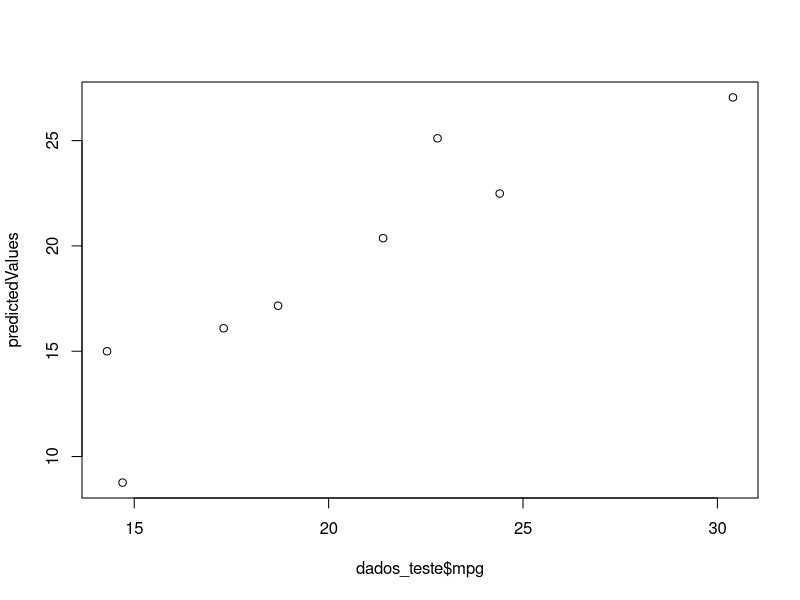
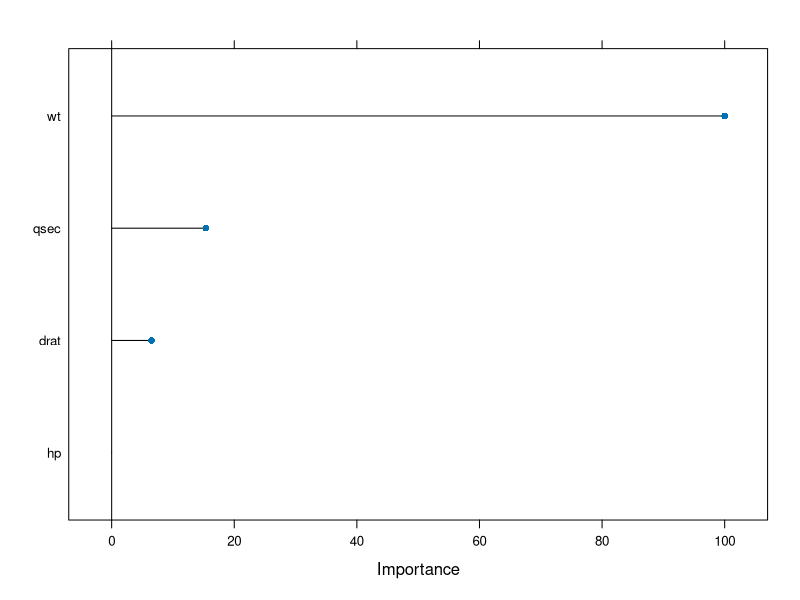

These figures' R source, in order:
# Usando o Pacote Caret Para Criar Modelos de Machine Learning em R
# http://topepo.github.io/caret/index.html

# Obs: Caso tenha problemas com a acentuação, consulte este link:
# https://support.rstudio.com/hc/en-us/articles/200532197-Character-Encoding

# Configurando o diretório de trabalho
# Coloque entre aspas o diretório de trabalho que você está usando no seu computador
# Não use diretórios com espaço no nome
projeto_path = "D:/FCDados/[12] - Azure Machine Learning/[03] - Projetos/"
input_path = "D:/FCDados/[12] - Azure Machine Learning/[01] - InputData/"
output_path = "D:/FCDados/[12] - Azure Machine Learning/[02] - OutputData/"
setwd(projeto_path)
getwd()

# Instalando os pacotes
install.packages("caret")
install.packages("randomForest")

# Carregando os pacotes
library(caret)
library(randomForest)
library(datasets)

# Usando o dataset mtcars
View(mtcars)

# Funcao do Caret para divisao dos dados
?createDataPartition
split <- createDataPartition(y = mtcars$mpg, p = 0.7, list = FALSE)

# Criando dados de treino e de teste
dados_treino <- mtcars[split,]
dados_teste <- mtcars[-split,]

# Treinando o modelo
?train
names(getModelInfo())

# Mostrando a importância das variáveis para a criação do modelo
?varImp

modelol_v1 <- train(mpg ~ ., data = dados_treino, method = "lm")
varImp(modelol_v1)

# Regressão linear
modelol_v1 <- train(mpg ~ wt + hp + qsec + drat, data = dados_treino, method = "lm")

# Random forest
modelol_v2 <- train(mpg ~ wt + hp + qsec + drat, data = dados_treino, method = "rf")

# Resumo do modelo
summary(modelol_v1)
summary(modelol_v2)

# Ajustando o modelo
?expand.grid
?trainControl
controle1 <- trainControl(method = "cv", number = 10)

modelol_v3 <- train(mpg ~ wt + hp + qsec + drat, 
                    data = dados_treino, 
                    method = "lm", 
                    trControl = controle1, 
                    metric = "Rsquared")

# Resumo do modelo
summary(modelol_v3)

# Coletando os residuos
residuals <- resid(modelol_v3)
residuals

# Previsoes
?predict
predictedValues <- predict(modelol_v1, dados_teste)
predictedValues
plot(dados_teste$mpg, predictedValues)

# Plot das variáveis mais relevantes no modelo
plot(varImp(modelol_v1))



